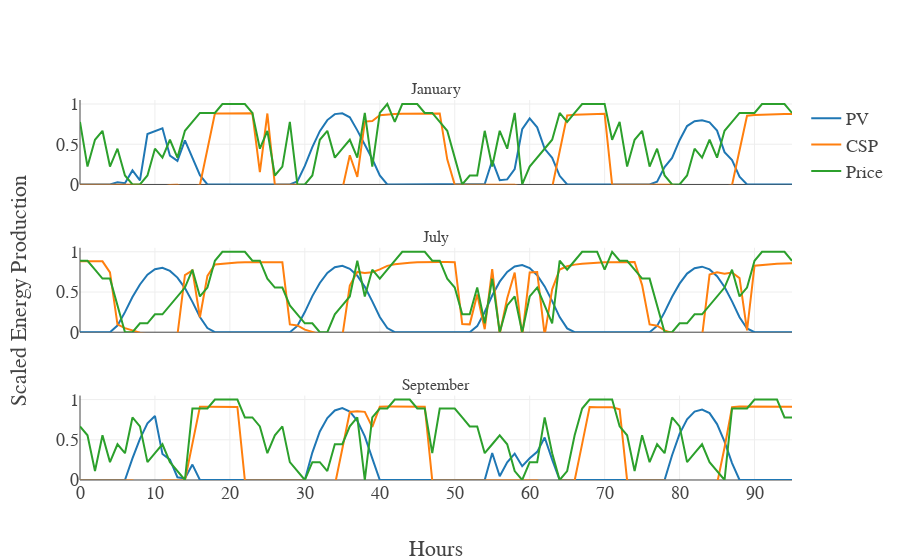

The code cell stored with this chart in its notebook:
### Code cell
data= df[df['lcoe_nom__hybrid'] == df['lcoe_nom__hybrid'].min()]
vals = ['generation_profile__pv', 'generation_profile__tower', 'dispatch_factors']
sides = ['negative', 'positive', None]
ncolors = [colors[0], colors[1], colors[2]]
names = ['PV', 'CSP', 'Price']
weeks = [1, 26, 35]
hours = 24 * 4
offset = 24 * 3

mult = np.array(data['dispatch_factors'].iloc[0])
scaled_mult = scaler(mult)

fig = make_subplots(rows=3, cols=1, shared_xaxes=True, subplot_titles=('January', 'July', 'September'))


for val, side, color, name in zip(vals, sides, ncolors, names):
    y_vals = scaler(np.array(data[val].iloc[0]))
    
    for i, week in enumerate(weeks):
        
        fig.add_trace(go.Scatter(x=np.arange(hours), y=y_vals[offset+week*168:offset+week*168+hours], mode='lines',
                                   name=name, showlegend=(i==0), line_color=color), row=3-i, col=1)
        fig.update_yaxes(range=[0,1.05], row=3-i, col=1)

fig.update_xaxes(title='Hours', row=3, col=1)
fig.update_yaxes(title='Scaled Energy Production', row=2, col=1)

fig.update_layout(showlegend=True, font=font)
fig.show()
print(data[list(data.columns)[:5]])
